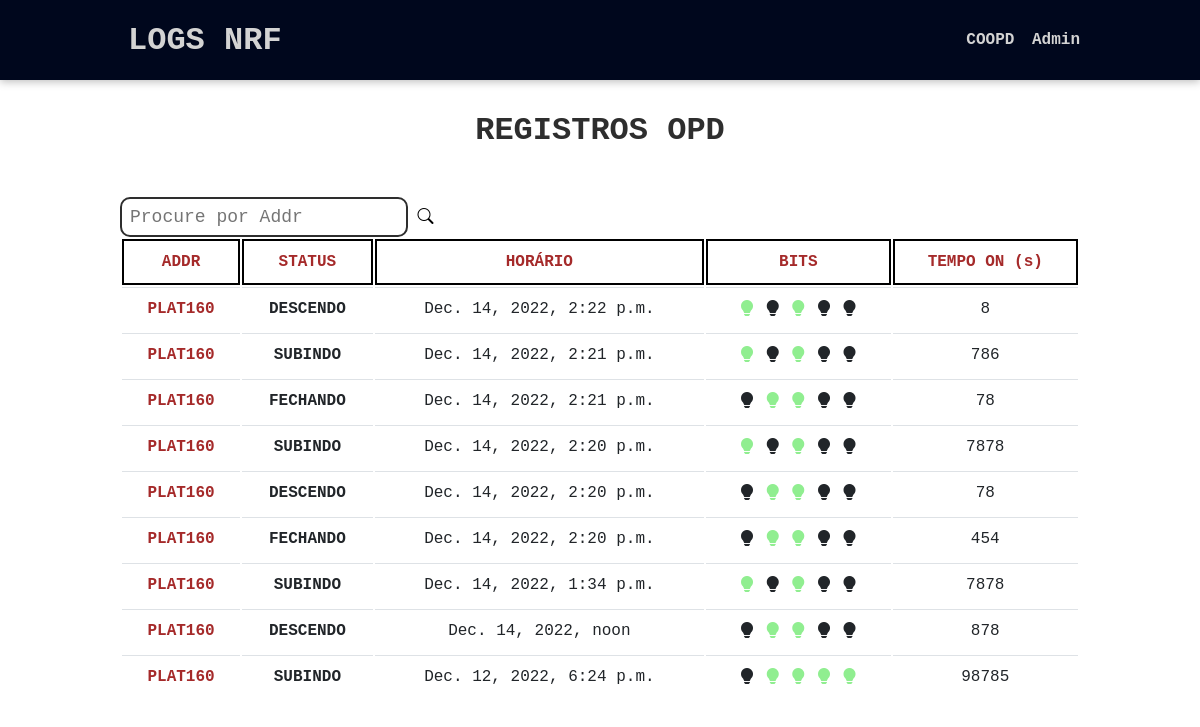
Screenshot of /dispositivo/PLAT160 with the database file from the repository.
### controle_opd/models.py (models this page shows, shortened)
class ReportModel(models.Model):
    addr = models.ForeignKey(DispModel, on_delete=models.CASCADE, related_name="reports")
    status = models.CharField(max_length=100)
    bits = models.CharField(max_length=50)
    horario = models.DateTimeField()
    timestamp = models.IntegerField()

class DispModel(models.Model):
    addr = models.CharField(max_length=100, unique=True)
    local = models.CharField(max_length=100)
    funcao = models.CharField(max_length=400)
    nome = models.CharField(max_length=100)
    def __str__(self):
        return self.addr

### controle_opd/views.py (the view)
# urls.py: path("dispositivo/<slug:slug>", view=views.SingleAddr.as_view(), name="single-addr")
class SingleAddr(ListView):
    template_name = 'controle_opd/index.html'
    model = ReportModel
    ordering = ["-horario"]
    context_object_name = "records"
    paginate_by = 12
    def get_queryset(self):
        queryset = super().get_queryset()
        if self.kwargs.get('slug'):
            queryset = queryset.filter(addr__addr__contains=self.kwargs['slug'])
        data = queryset
        return data

### controle_opd/templates/controle_opd/index.html (shortened to what this page needs)
{% extends 'base.html' %}
{% load static %}
{% block css_files %}
<link rel="stylesheet" href="{% static 'index.css' %}" />
<link rel="stylesheet" href="{% static 'records.css' %}"/>
{% endblock css_files %}
{% block content %}
<section id="registers">
    <h2>REGISTROS OPD</h2>
    <div class="table-responsive">
        <input type="text" id="search_addr" onkeyup="filter_func()" placeholder="Procure por Addr">
        <label for="search_addr"><i class="bi bi-search"></i></label>
        <table class="table" id="table_log">
            {% include "controle_opd/partials/table.html" %}
        </table>
    </div>
</section>
{% endblock content %}

### controle_opd/templates/controle_opd/partials/table.html (shortened to what this page needs)
<thead style="color: brown;">
    <tr>
        <th>ADDR</th>
        <th>STATUS</th>
        <th>HORÁRIO</th>
        <th>BITS</th>
        <th>TEMPO ON (s)</th>
    </tr>
</thead>
<tbody>
    {% for rec in records %}
    <tr>
        <td><a href="{% url 'single-addr' rec.addr %}">{{ rec.addr }}</a></td>
        <td><b>{{ rec.status }}</b></td>
        <td>{{ rec.horario }}</td>
        <td>{% for bit in rec.bits %}
            {% if bit == '0' %}<i class="bi bi-lightbulb-fill"></i>
            {% elif bit == '1' %}<i class="bi bi-lightbulb-fill" style="color: lightgreen"></i>
            {% endif %}
            {% endfor %}</td>
        <td>{{ rec.timestamp }}</td>
    </tr>
    {% endfor %}
</tbody>

### static/app.css (style rules this page uses)
* { box-sizing: border-box; }
html { font-family:'Courier New', Courier, monospace; }
body { margin: 0; }
h1, h2, h3 { font-family: 'Courier New', Courier; font-weight: bold; }

### controle_opd/static/index.css (style rules this page uses)
#registers { margin: 7rem auto; width: 90%; max-width: 60rem; }
#registers h2 { text-align: center; font-size: 2rem; color: #2e2e2e; margin: 3rem 0; }
#registers a { color: brown; font-weight: bold; text-decoration: none; }
input { border: 2px solid #2e2e2e; border-radius: 10px; height: 2.5rem; padding-left: 0.5rem; width: 30%; font-family: 'Courier New', Courier; font-size: 18px; }

### controle_opd/static/records.css (style rules this page uses)
.table-responsive { display:block; width:100%; overflow-x:auto; -webkit-overflow-scrolling:touch; }
.table { width:100%; margin-bottom:1rem; color:#212529; background-color:transparent }
.table td, .table th { padding:.75rem; vertical-align:top; border-top:1px solid #dee2e6; text-align: center; }
.table thead th { vertical-align:bottom; border:2px solid #000000 }

### rows the page displays
ReportModel: addr "PLAT160", status "DESCENDO", horario "Dec. 14, 2022, 2:22 p.m.", timestamp "8"
ReportModel: addr "PLAT160", status "SUBINDO", horario "Dec. 14, 2022, 2:21 p.m.", timestamp "786"
ReportModel: addr "PLAT160", status "FECHANDO", horario "Dec. 14, 2022, 2:21 p.m.", timestamp "78"
ReportModel: addr "PLAT160", status "SUBINDO", horario "Dec. 14, 2022, 2:20 p.m.", timestamp "7878"
ReportModel: addr "PLAT160", status "DESCENDO", horario "Dec. 14, 2022, 2:20 p.m.", timestamp "78"
ReportModel: addr "PLAT160", status "FECHANDO", horario "Dec. 14, 2022, 2:20 p.m.", timestamp "454"
ReportModel: addr "PLAT160", status "SUBINDO", horario "Dec. 14, 2022, 1:34 p.m.", timestamp "7878"
ReportModel: addr "PLAT160", status "DESCENDO", horario "Dec. 14, 2022, noon", timestamp "878"
ReportModel: addr "PLAT160", status "SUBINDO", horario "Dec. 12, 2022, 6:24 p.m.", bits "0 1 1 1 1" (drawn), timestamp "98785"
